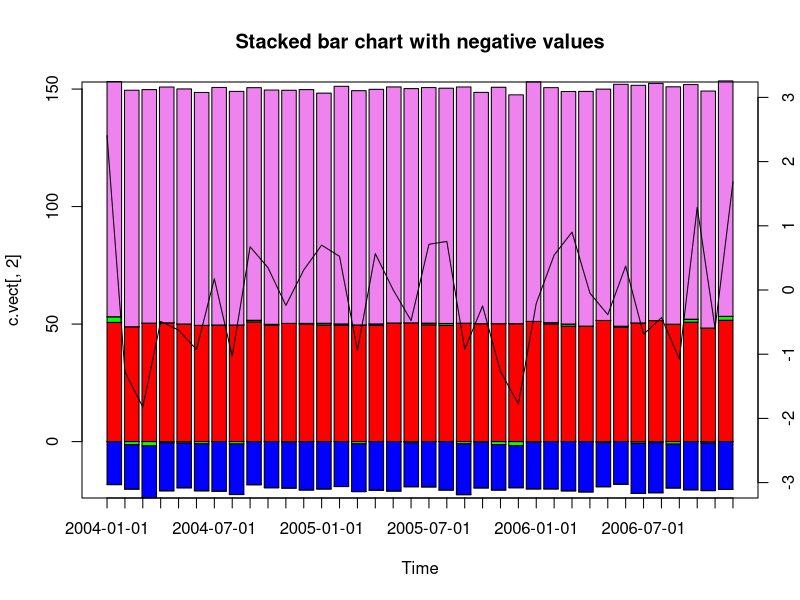

Here is the R script that generated this plot:
# 19122016
# Example of a stacked bar chart, with negative and positive values
c.vect<-cbind(50+rnorm(36), rnorm(36), -20+rnorm(36), 100+rnorm(36))
# Make it a time series object
c.vect<-ts(c.vect,frequency=12,start=c(2004,1))

# The bars with negative values are drawn below the x-axis
# http://stackoverflow.com/questions/27948446/about-barplot-for-data-with-negative-values
c.vect1<-c.vect
c.vect2<-c.vect
# Split into bar charts with positive respectively negative values
c.vect1[c.vect<0]<-0
c.vect2[c.vect>0]<-0
# Vectors are transposed
c.transposed.vect1<-t(c.vect1)
c.transposed.vect2<-t(c.vect2)
# Find the range of the stacked bar chart 
c.max<-round(max(colSums(c.transposed.vect1)))
c.min<-round(min(colSums(c.transposed.vect2)))

# Plot positive bars
barplot(c.transposed.vect1, ylim=c(c.min, c.max), axes=F, col=c("red","green","blue","violet"))
# Add negative bars
barplot(c.transposed.vect2, ylim=c(c.min, c.max), axes=F, col=c("red","green","blue","violet"), add=T)
# Add y-axis on left side
axis(side=2, ylim=c(c.min, c.max))

par(new=T)
# Add a line to the stacked bar chart
plot(c.vect[,2], ylim=c(-3,3), axes=F)
# Add supplementary y-axis on right side of the plot
axis(side=4, ylim=c(-3,3))

# Construct x-axis
time.seq<-seq(from=as.Date("2004/1/1"), by="1 months", length.out=36)
# For every month a tick is drawn
axis(side=1, labels = time.seq, at=seq(from=2004, by=1/12, length.out=36)) 
# Add box around the plot
box() 

title("Stacked bar chart with negative values")
